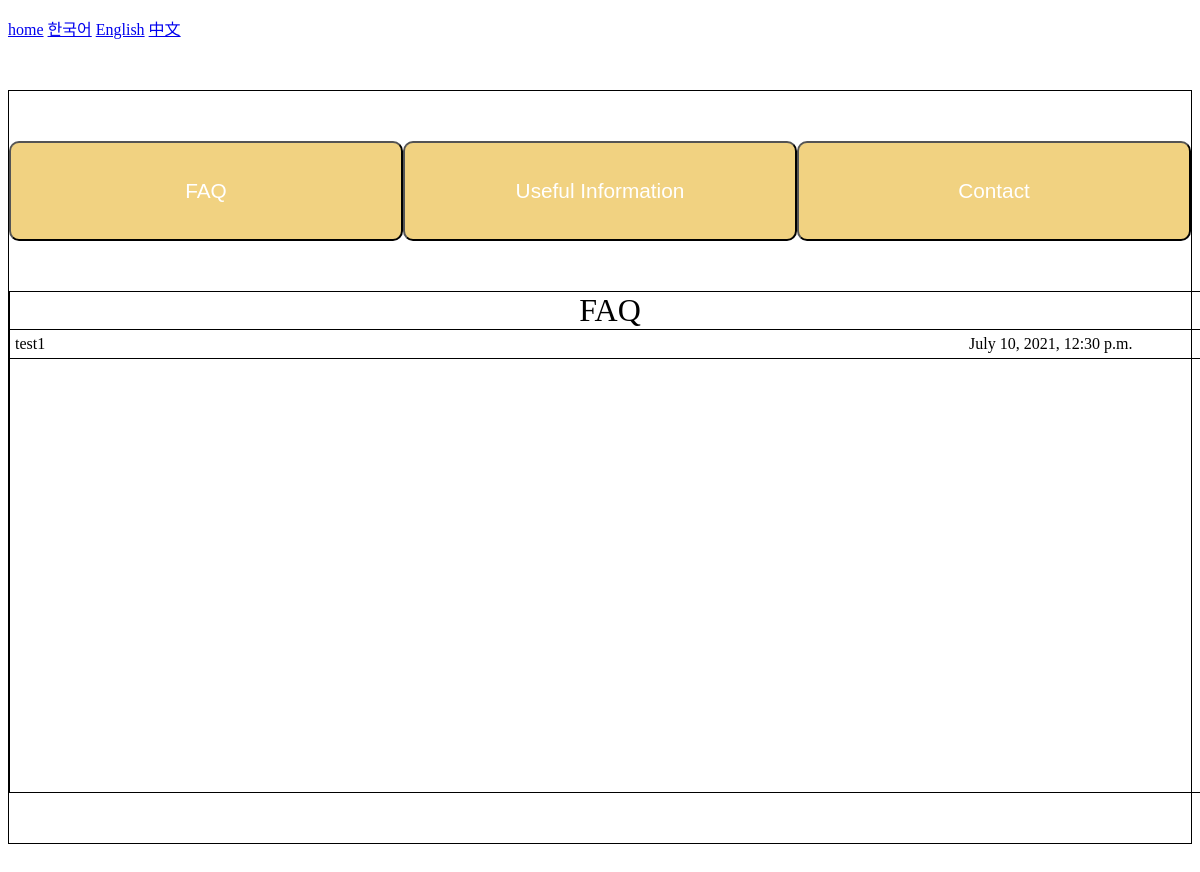
The app's page /posts/faq/, older data.
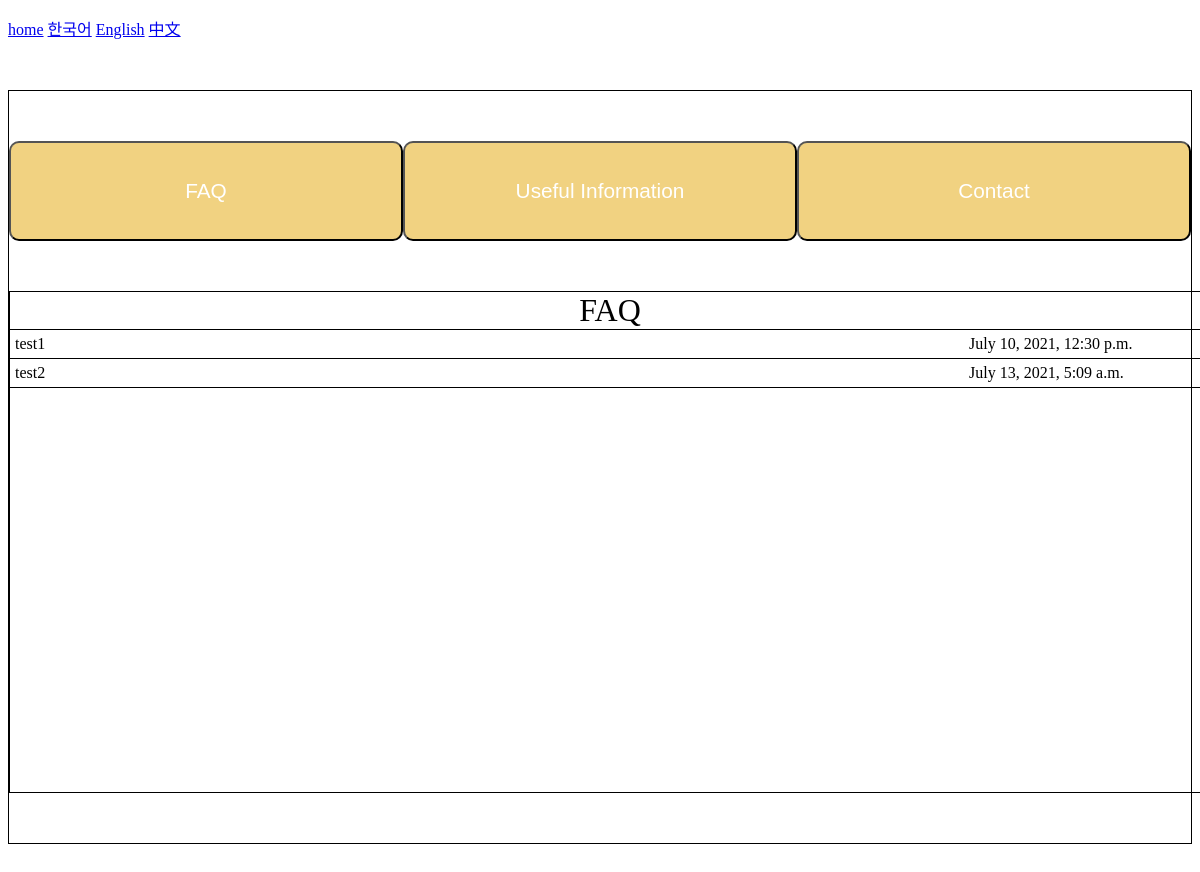
The same page, newer data.
### posts/models.py (models this page shows)
class FAQ(models.Model):
    title = models.CharField(max_length=200)
    content = models.TextField()
    writer = models.CharField(max_length=200)
    create_date = models.DateTimeField(auto_now_add=True)
    def get_absolute_url(self):
        return reverse('posts:detail_faq', args=[self.pk])

### posts/views.py (the view)
# urls.py: path('faq/', faq, name="faq"),
def faq(request):
    faqs = FAQ.objects.all()
    context = {
        'faqs': faqs
    }
    return render(request, 'posts/FAQ.html', context)

### posts/templates/posts/FAQ.html (shortened to what this page needs)
<!DOCTYPE html>
<html lang="en">
<head>
    {% load static %}
</head>
<body>
    <p><a href="{% url 'posts:index' %}">home</a> <a href="{% url 'posts:faq' %}">한국어</a> <a href="{% url 'eng:faq' %}">English</a> <a href="{% url 'chi:faq' %}">中文</a></p>
    <div class="line">
        <div class="outer">
            <button onclick="location.href='{% url 'posts:faq' %}'" class="menu">FAQ</button>
            <button onclick="location.href='{% url 'posts:useful'%}'" class="menu">Useful Information</button>
            <button onclick="location.href='{% url 'posts:contact'%}'" class="menu">Contact</button>
        </div>
        <div class="board">
            <div class="box">
            <p style="text-align: center; border-bottom: black 1px solid; width: 100%; margin: 0px; font-size: 2em;">FAQ</p>
                {% if faqs %}
                    {% for faq in faqs %}
                        <div class="list"><a onclick="location.href='{{ faq.get_absolute_url }}'"><p>{{ faq.title }}</p><p>{{ faq.create_date }}</p></a></div>
                    {% endfor %}
                {% else %}
                    <p>많이하는 질문</p>
                {% endif %}
            </div>
        </div>
    </div>
</body>
</html>

### posts/templates/posts/FAQ.html (style rules this page uses)
.line { margin-top: 50px; margin-bottom: 50px; border: 1px solid black; }
.outer { margin-top: 50px; display: flex; }
.outer button { margin: 0 auto; color: white; font-size: 1.3em; width: 400px; height: 100px; background: #f1d281; border-radius: 10px; }
.board { margin-top: 50px; margin-bottom: 50px; }
.box { border: 1px solid black; width: 1200px; height: 500px; margin: 0 auto; }
.list { border-bottom: black 1px solid; width: 100%; margin: 0px; }
.list a { width: 100%; display: flex; }
.list p { padding: 5px; }
.list p:first-child { width: 80%; margin: 0px; }
.list p:last-child { width: 20%; margin: 0px; }

Row changes from the older to the newer data that the page shows:
added FAQ: title "test2", create_date "July 13, 2021, 5:09 a.m."
